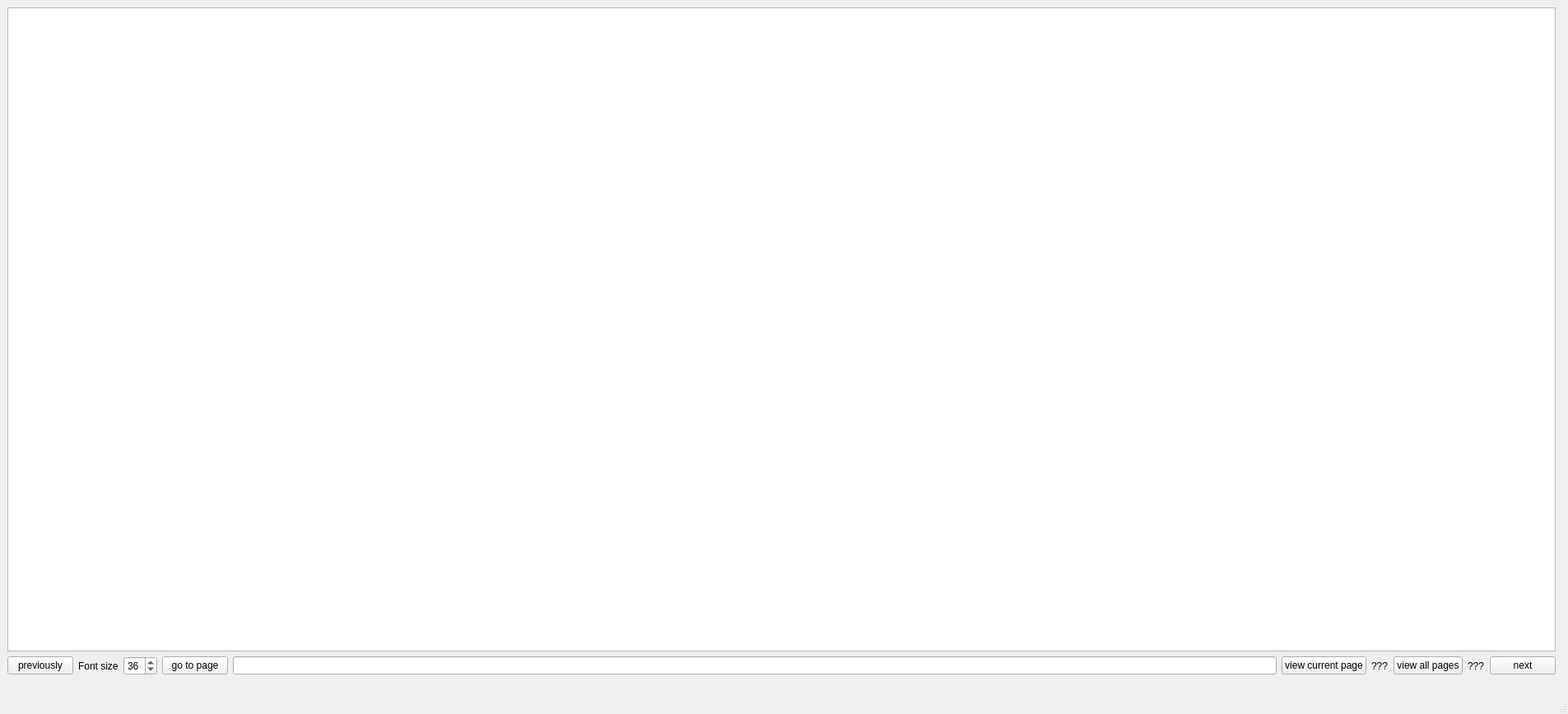
<?xml version="1.0" encoding="UTF-8"?>
<ui version="4.0">
 <class>MainWindow</class>
 <widget class="QMainWindow" name="MainWindow">
  <property name="geometry">
   <rect>
    <x>0</x>
    <y>0</y>
    <width>1905</width>
    <height>867</height>
   </rect>
  </property>
  <property name="windowTitle">
   <string>MainWindow</string>
  </property>
  <widget class="QWidget" name="centralwidget">
   <widget class="QWidget" name="verticalLayoutWidget">
    <property name="geometry">
     <rect>
      <x>9</x>
      <y>9</y>
      <width>1881</width>
      <height>811</height>
     </rect>
    </property>
    <layout class="QVBoxLayout" name="verticalLayout">
     <item>
      <widget class="QTextBrowser" name="textBrowser">
       <property name="enabled">
        <bool>true</bool>
       </property>
       <property name="font">
        <font>
         <pointsize>40</pointsize>
        </font>
       </property>
       <property name="html">
        <string>&lt;!DOCTYPE HTML PUBLIC &quot;-//W3C//DTD HTML 4.0//EN&quot; &quot;http://www.w3.org/TR/REC-html40/strict.dtd&quot;&gt;
&lt;html&gt;&lt;head&gt;&lt;meta name=&quot;qrichtext&quot; content=&quot;1&quot; /&gt;&lt;style type=&quot;text/css&quot;&gt;
p, li { white-space: pre-wrap; }
&lt;/style&gt;&lt;/head&gt;&lt;body style=&quot; font-family:'MS Shell Dlg 2'; font-size:40pt; font-weight:400; font-style:normal;&quot;&gt;
&lt;p style=&quot;-qt-paragraph-type:empty; margin-top:0px; margin-bottom:0px; margin-left:0px; margin-right:0px; -qt-block-indent:0; text-indent:0px;&quot;&gt;&lt;br /&gt;&lt;/p&gt;&lt;/body&gt;&lt;/html&gt;</string>
       </property>
      </widget>
     </item>
     <item>
      <layout class="QHBoxLayout" name="horizontalLayout_2">
       <item>
        <widget class="QPushButton" name="pushButton_2">
         <property name="text">
          <string>previously</string>
         </property>
        </widget>
       </item>
       <item>
        <widget class="QLabel" name="label_2">
         <property name="text">
          <string>Font size</string>
         </property>
        </widget>
       </item>
       <item>
        <widget class="QSpinBox" name="spinBox">
         <property name="minimum">
          <number>8</number>
         </property>
         <property name="maximum">
          <number>48</number>
         </property>
         <property name="value">
          <number>36</number>
         </property>
        </widget>
       </item>
       <item>
        <widget class="QPushButton" name="pushButton_3">
         <property name="text">
          <string>go to page</string>
         </property>
        </widget>
       </item>
       <item>
        <widget class="QLineEdit" name="lineEdit"/>
       </item>
       <item>
        <widget class="QPushButton" name="pushButton">
         <property name="text">
          <string>view current page</string>
         </property>
        </widget>
       </item>
       <item>
        <widget class="QLabel" name="label">
         <property name="text">
          <string>???</string>
         </property>
        </widget>
       </item>
       <item>
        <widget class="QPushButton" name="pushButton_4">
         <property name="text">
          <string>view all pages</string>
         </property>
        </widget>
       </item>
       <item>
        <widget class="QLabel" name="label_3">
         <property name="text">
          <string>???</string>
         </property>
        </widget>
       </item>
       <item>
        <widget class="QPushButton" name="nextButton">
         <property name="text">
          <string>next</string>
         </property>
        </widget>
       </item>
      </layout>
     </item>
    </layout>
   </widget>
  </widget>
  <widget class="QMenuBar" name="menubar">
   <property name="geometry">
    <rect>
     <x>0</x>
     <y>0</y>
     <width>1905</width>
     <height>21</height>
    </rect>
   </property>
  </widget>
  <widget class="QStatusBar" name="statusbar"/>
 </widget>
 <resources/>
 <connections/>
</ui>
